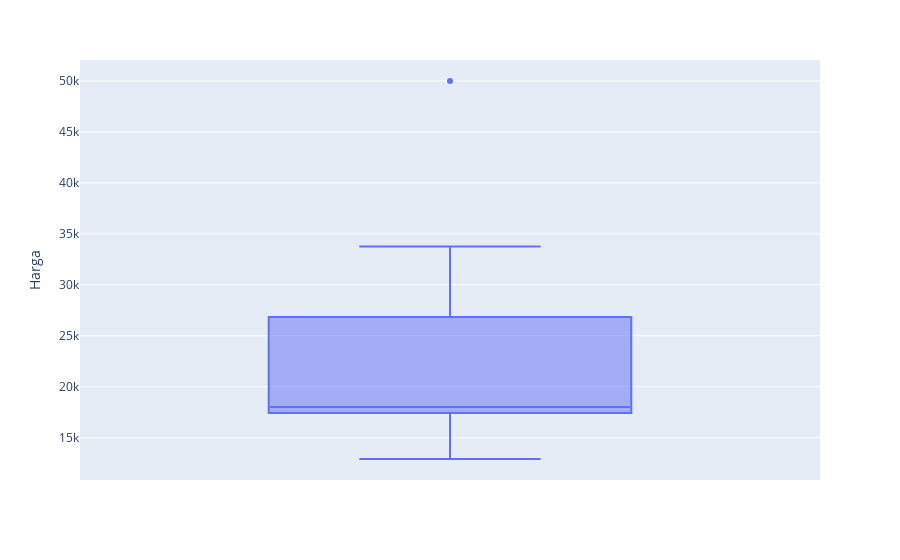

The code cell stored with this chart in its notebook:
### Markdown cell above
# Detect Outlier

### Code cell
fig = px.box(df_shallot, y='Harga')
fig.show()

### Figure 1 — Plotly figure (JSON) as saved in the notebook; plotly's stock layout.template omitted (floating-point values rounded to 4 significant figures)
{"data": [{"alignmentgroup": "True", "hovertemplate": "Harga=%{y}<extra></extra>", "legendgroup": "", "marker": {"color": "#636efa"}, "name": "", "notched": false, "offsetgroup": "", "orientation": "v", "showlegend": false, "type": "box", "x0": " ", "xaxis": "x", "y": [17350, 12900, 17500, 17500, 18500, 24000, 33750, 50000, 29650, 17500, 22600, 16900], "y0": " ", "yaxis": "y"}], "layout": {"boxmode": "group", "legend": {"tracegroupgap": 0}, "margin": {"t": 60}, "xaxis": {"anchor": "y", "domain": [0, 1]}, "yaxis": {"anchor": "x", "domain": [0, 1], "title": {"text": "Harga"}}}}
